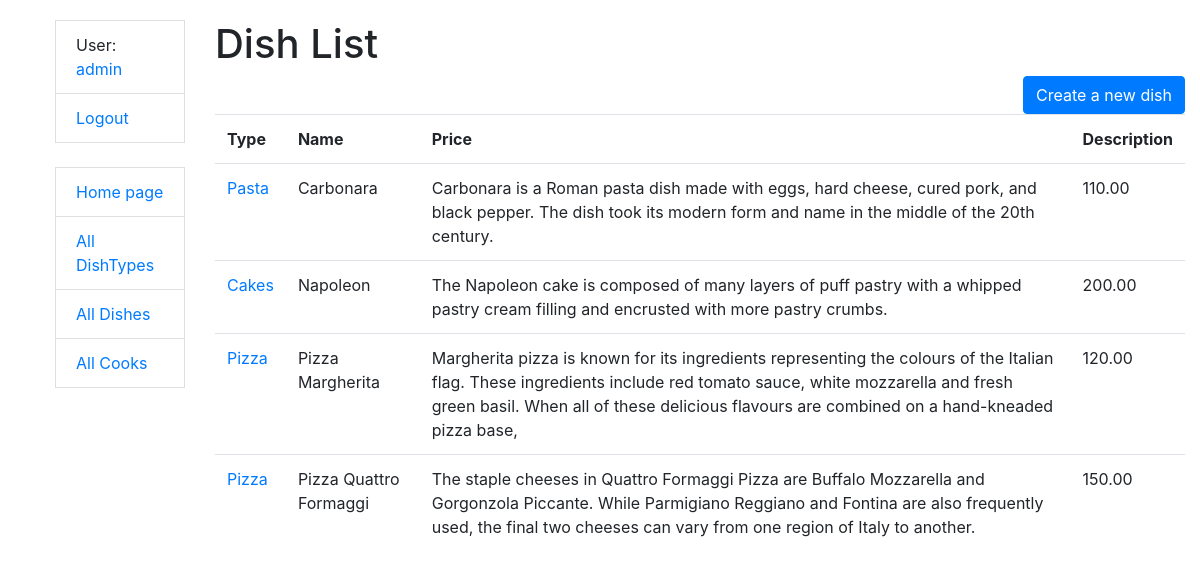
Page /dishes/ (signed in) on the committed database.
### kitchen/models.py (models this page shows, shortened)
class Cook(AbstractUser):
    years_of_experience = models.PositiveIntegerField(default=0)
    class Meta:
        verbose_name = "cook"
        verbose_name_plural = "cooks"
        ordering = ["username"]

class Dish(models.Model):
    name = models.CharField(max_length=63)
    description = models.TextField(max_length=255)
    price = models.DecimalField(max_digits=5, decimal_places=2)
    dish_type = models.ForeignKey(DishType, on_delete=models.CASCADE, related_name="dishes")
    cooks = models.ManyToManyField(settings.AUTH_USER_MODEL, related_name="dishes")
    class Meta:
        ordering = ["name"]

class DishType(models.Model):
    name = models.CharField(max_length=63, unique=True)
    class Meta:
        ordering = ["name"]
    def __str__(self) -> str:
        return self.name

### kitchen/views.py (the view)
# urls.py: path("dishes/", DishListView.as_view(), name="dish-list"),
class DishListView(LoginRequiredMixin, generic.ListView):
    model = Dish
    paginate_by = 5
    queryset = Dish.objects.all()

### templates/kitchen/dish_list.html
{% extends "base.html" %}
{% block content %}
  <h1>Dish List</h1>
  {% if dish_list %}
    <table class="table">
      <tr>
        <th>Type</th>
        <th>Name</th>
        <th>Price</th>
        <th>Description</th>
      </tr>
      {% for dish in dish_list %}
        <tr>
          <td><a href={% url 'kitchen:dish-detail' pk=dish.id %}>{{ dish.dish_type }}</a></td>
          <td>{{ dish.name }}</td>
          <td>{{ dish.description }}</td>
          <td>{{ dish.price }}</td>
      {% endfor %}
    <a style="float: right"
       href="{% url 'kitchen:dish-create' %}"
       class="btn btn-primary">Create a new dish
    </a>
    </table>
  {% else %}
    <p>There are no cars in kitchen</p>
  {% endif %}
{% endblock %}

### templates/base.html (shortened to what this page needs)
<!DOCTYPE html>
<html lang="en">
<head>
  <link rel="stylesheet" href="https://cdn.jsdelivr.net/npm/bootstrap@4.6.2/dist/css/bootstrap.min.css"
>
  {% load static %}
  <link rel="stylesheet" href="{% static 'css/style.css' %}">
</head>
<body>
<div class="container-fluid">
  <div class="row">
    <div class="col-sm-2">
      {% block sidebar %}
        {% include "includes/sidebar.html" %}
      {% endblock %}
    </div>
    <div class="col-sm-10 ">
      {% block content %}{% endblock %}
    </div>
  </div>
</div>
</body>
</html>

### templates/includes/sidebar.html
<ul class="sidebar-nav">
  {% if user.is_authenticated %}
    <li class="list-group-item">User: <a href="{% url 'kitchen:cook-detail' user.pk %}">{{ user.username }}</a></li>
    <li class="list-group-item"><a href="{% url "logout" %}">Logout</a></li>
  {% else %}
    <li class="list-group-item"><a href="{% url "login" %}">Login</a></li>
  {% endif %}
  <br>
  <li class="list-group-item"><a href="{% url 'kitchen:index' %}">Home page</a></li>
  <li class="list-group-item"><a href="{% url 'kitchen:dish-type-list' %}">All DishTypes</a></li>
  <li class="list-group-item"><a href="{% url 'kitchen:dish-list' %}">All Dishes</a></li>
  <li class="list-group-item"><a href="{% url 'kitchen:cook-list' %}">All Cooks</a></li>
</ul>

### static/css/style.css (style rules this page uses)
body { margin-top: 20px; }

### rows in the picture
Cook: username "admin"
Dish: dish_type "Pasta", name "Carbonara", description "Carbonara is a Roman pasta dish made with eggs, hard cheese, cured pork, and black pepper. The dish took its modern form and name in the middle of the 20th century.", price "110.00"
Dish: dish_type "Cakes", name "Napoleon", description "The Napoleon cake is composed of many layers of puff pastry with a whipped pastry cream filling and encrusted with more pastry crumbs.", price "200.00"
Dish: dish_type "Pizza", name "Pizza Margherita", description "Margherita pizza is known for its ingredients representing the colours of the Italian flag. These ingredients include red tomato sauce, white mozzarella and fresh green basil. When all of these delicious flavours are combined on a hand-kneaded pizza base,", price "120.00"
Dish: dish_type "Pizza", name "Pizza Quattro Formaggi", description "The staple cheeses in Quattro Formaggi Pizza are Buffalo Mozzarella and Gorgonzola Piccante. While Parmigiano Reggiano and Fontina are also frequently used, the final two cheeses can vary from one region of Italy to another.", price "150.00"
